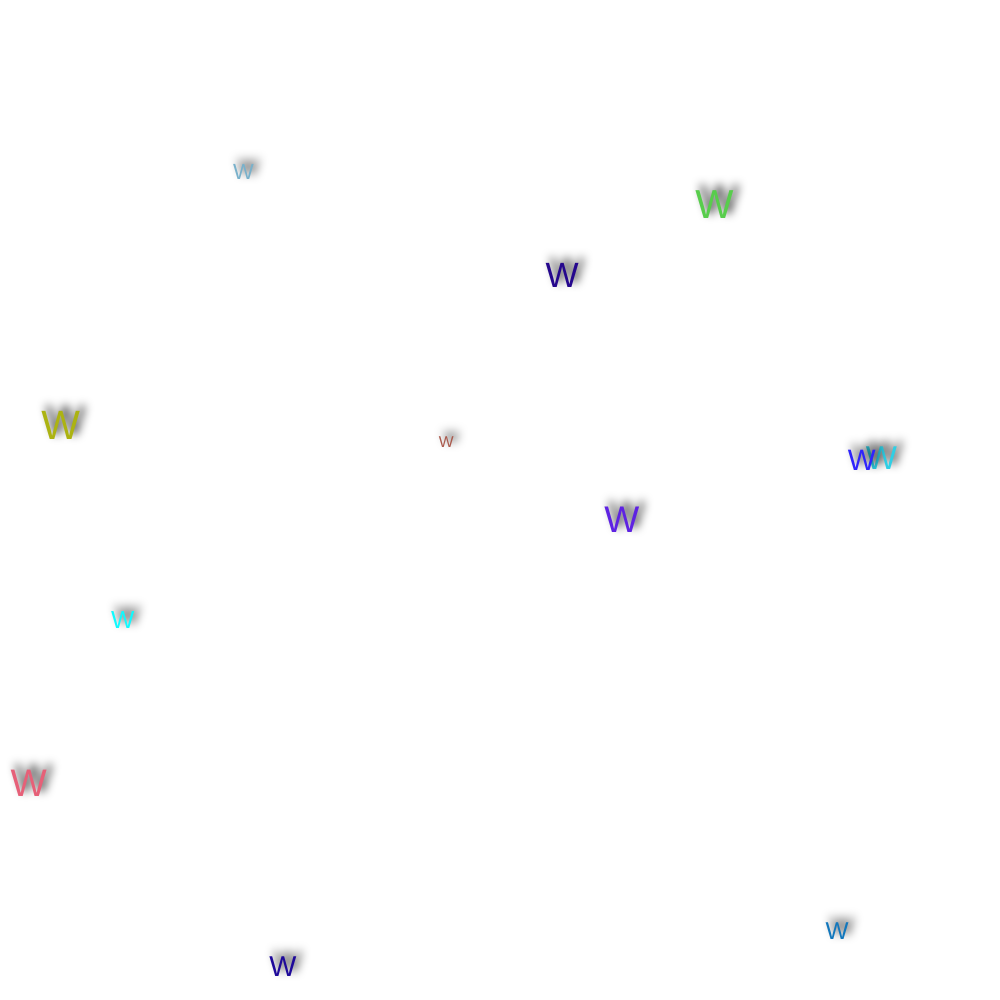
Frame 1 (no input)
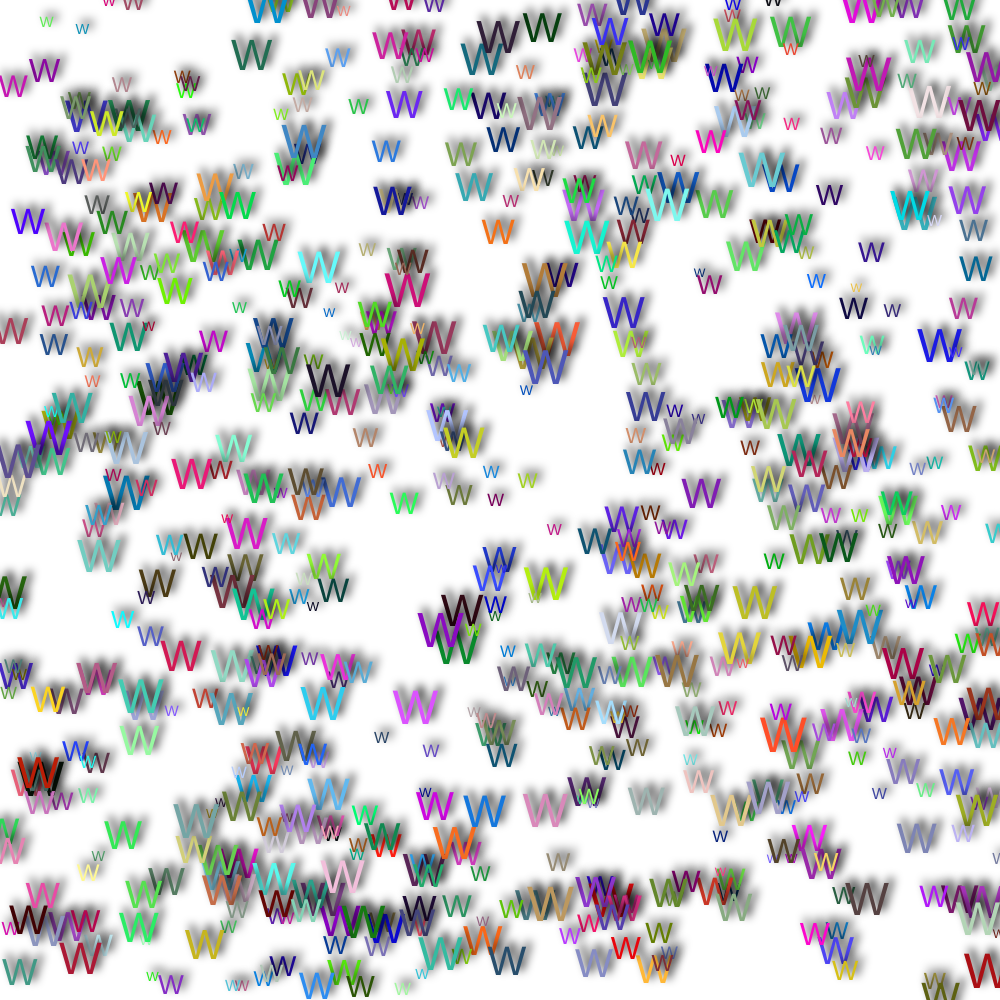
Frame 60 (no input)
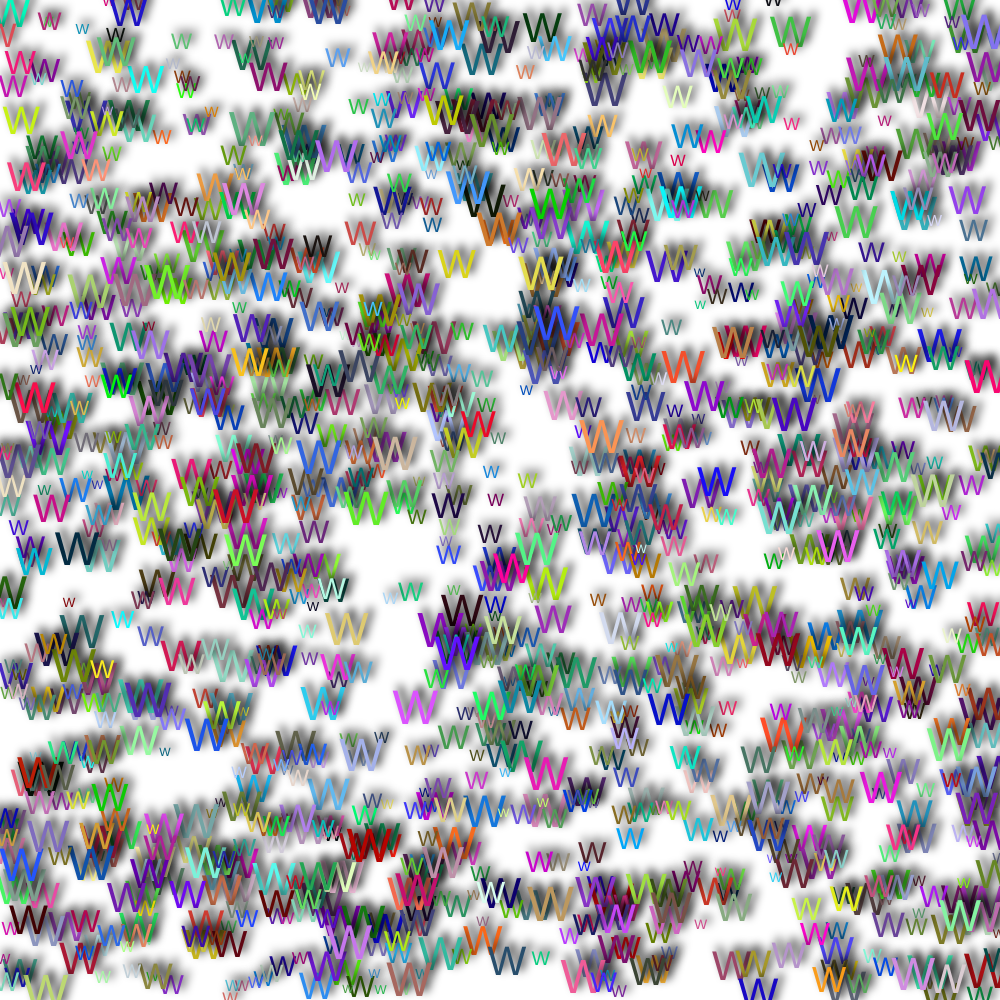
Frame 120 (the mouse pressed at the canvas centre since frame 60)

The p5.js sketch that drew these frames (run headless with seeded random() and noise() and a simulated clock; from frame 60 on, the mouse is pressed at the canvas centre):

// p5.js sketch
// ── sketch.js
function setup() {
  createCanvas(1000, 1000); // Set canvas size to 1000x1000 pixels
  textAlign(CENTER, CENTER);

  // Set up the shadow properties
  drawingContext.shadowOffsetX = 5;
  drawingContext.shadowOffsetY = -5;
  drawingContext.shadowBlur = 10;
  drawingContext.shadowColor = 'black';

  // Set white background
  background(255);
}

function draw() {
  for (let i = 0; i < 12; i++) {
    let x = random(width); // Random x position
    let y = random(height); // Random y position
    let size = random(12, 50); // Random size between 50 and 250
    let r = random(255); // Random red value between 0 and 255
    let g = random(255); // Random green value between 0 and 255
    let b = random(255); // Random blue value between 0 and 255

    textSize(size);
    fill(r, g, b); // Set the text color to the random RGB value
    text("W", x, y);

    // Calculate an amount to change brightness based on proximity to the mouse
    let maxdist = 50;
    let d = dist(x, y, mouseX, mouseY);
    let adjustbrightness = (255 * (maxdist - d)) / maxdist;

    // Convert the fill color to HSB format to change brightness
    let hsb = RGBToHSB(r, g, b);
    let h = hsb[0];
    let s = hsb[1];
    let br = hsb[2];
    br += adjustbrightness;
    br = constrain(br, 0, 255);
    let newRGB = HSBToRGB(h, s, br);

    // Set the text color to the new RGB value
    fill(newRGB[0], newRGB[1], newRGB[2]);
  }
}

// Helper function to convert RGB color to HSB color
function RGBToHSB(r, g, b) {
  r /= 255;
  g /= 255;
  b /= 255;
  let maxVal = Math.max(r, g, b);
  let minVal = Math.min(r, g, b);
  let delta = maxVal - minVal;
  let h, s, bVal = maxVal;
  if (delta == 0) {
    h = 0;
    s = 0;
  } else {
    s = delta / maxVal;
    if (r == maxVal) {
      h = (g - b) / delta;
    } else if (g == maxVal) {
      h = 2 + (b - r) / delta;
    } else {
      h = 4 + (r - g) / delta;
    }
    h *= 60;
    if (h < 0) {
      h += 360;
    }
  }
  return [h, s * 100, bVal * 100];
}

// Helper function to convert HSB color to RGB color
function HSBToRGB(h, s, b) {
  h /= 360
  s /= 100;
  b /= 100;

  let c = b * s;
  let x = c * (1 - Math.abs((h / 60) % 2 - 1));
  let m = b - c;

  let r, g, bVal;
  if (h < 60) {
    r = c;
    g = x;
    bVal = 0;
  } else if (h < 120) {
    r = x;
    g = c;
    bVal = 0;
  } else if (h < 180) {
    r = 0;
    g = c;
    bVal = x;
  } else if (h < 240) {
    r = 0;
    g = x;
    bVal = c;
  } else if (h < 300) {
    r = x;
    g = 0;
    bVal = c;
  } else {
    r = c;
    g = 0;
    bVal = x;
  }

  r = (r + m) * 255;
  g = (g + m) * 255;
  bVal = (bVal + m) * 255;

  return [r, g, bVal];
}

// Original code source: https://p5js.org/reference/#/p5/drawingContext https://p5js.org/examples/color-brightness.html
